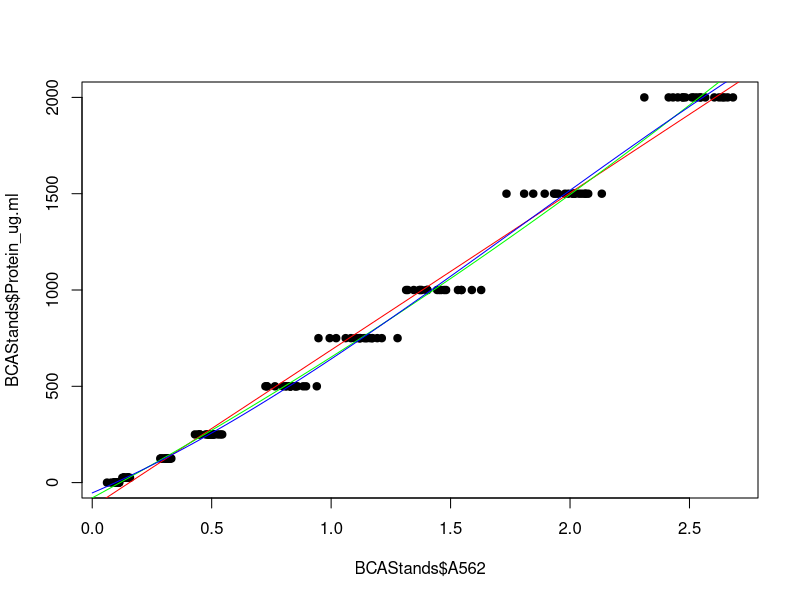

Here is the R script that generated this plot: (Note: this script raises an error after producing the figure.)
## ---- chunk 1
knitr::opts_chunk$set(echo = TRUE, warning = FALSE, message = FALSE)
## ---- chunk 2
##Install Packages if Needed
if (!require("ggplot2")) install.packages("ggplot2")
if (!require("plyr")) install.packages("plyr")

##Load Packages
library(ggplot2) #Required for ggplots
library(plyr) #Required for rename function
## ---- chunk 3
#Note: Run "Graphing Parameters" section from 01_ExperimentalSetup.Rmd file
## ---- chunk 4
####Load Data

Prot<-read.csv("Data/Protein.csv", header=TRUE)
Bio<-read.csv("Data/Biomass.csv", header=TRUE)
Sym<-read.csv("Data/Symbionts.csv", header=TRUE)
Chl<-read.csv("Data/Chlorophyll.csv", header=TRUE)
PAM<-read.csv("Data/PAMData.csv", header=TRUE)
PAM_Meta<-read.csv("Data/PAMMeta.csv", header=TRUE)
BCA.Stand<-read.csv("Data/BCAStandards.csv", header=TRUE)
Wax.Stand<-read.csv("Data/WaxStandards.csv", header=TRUE)
SampData<-read.csv("Data/Samples.csv", header=TRUE)


####Sample Meta Data
str(SampData)

##Set factor variables
SampData$TimeP<-factor(SampData$TimeP, levels=c("IN", "TP1", "TP2", "TP3", "TP4"))
SampData$Site<-factor(SampData$Site, levels=c("KL", "SS"))
SampData$Genotype<-factor(SampData$Genotype, levels=c("AC8", "AC10", "AC12"))
SampData$Orig<-factor(SampData$Orig, levels=c("N", "T"))
SampData$Origin<-factor(SampData$Origin, levels=c("Native", "Transplant"))

##Add a Sample Set Variable
SampData$Set<-paste(SampData$TimeP, SampData$Site, SampData$Genotype, SampData$Treat, SampData$Orig, sep=".")

##Add Site.Orig variable
SampData$Site.Orig<-paste(SampData$Site, SampData$Orig, sep=".")
SampData$Site.Orig<-factor(SampData$Site.Orig, levels=c("KL.N", "KL.T", "SS.N", "SS.T"))


## ---- chunk 5
####Create Standard Curve

##Calculate Surface Area of Cylinders from Standards
Wax.Stand$SA_cm2<-2*pi*(Wax.Stand$Dm_cm/2)*Wax.Stand$Ht_cm+2*pi*(Wax.Stand$Dm_cm/2)^2

##Calculate Difference in Wax Weight
Wax.Stand$Wax.D_g<- Wax.Stand$Wax.F_g-Wax.Stand$Wax.I_g

##Linear Model of SA as a Function of Wax Weight
wax.SA.lm  <- lm(SA_cm2~Wax.D_g, data=Wax.Stand)
summary(wax.SA.lm)
coef(wax.SA.lm)

SA.mod <- function(wax.weight) {
  coefs <- coef(wax.SA.lm)
  #y = mx + b
  SA <- ((coefs[2] * wax.weight) + coefs[1])
  return(SA)}

####Apply Standard Curve

##Calculate Difference in Wax Weight (g) in Sample Data
SampData$Wax.D_g<- SampData$Wax.F_g-SampData$Wax.I_g

##Calculate Surface Area (cm^2) by Applying Linear Model Function
SampData$SA_cm2<-SA.mod(SampData$Wax.D_g)

## ---- chunk 6
##Main Corals in the Nursery
Corals_Main<-subset(SampData, Treat=="M")

##Thermal Tolerance Assay
Corals_Therm<-subset(SampData, Treat=="C" | Treat=="H")
## ---- chunk 7
####Create Standard Curve

##Subset Standards Data
Prot.St<- subset(Prot, Input=="Standard")

##Merge Standard Meta Data with Absorbance data
#Merges by Random Number (RandN) column
BCAStands<-merge(BCA.Stand, Prot.St, all.x=TRUE)

##Plot Protein Concentration as a function of Absorbance 
plot(BCAStands$A562, BCAStands$Protein_ug.ml, pch=19)

##Fit Models of Protein Concentration as a function of Absorbance 

#First degree polynomial equation:
BCA.lm  <- lm(Protein_ug.ml~A562, data=BCAStands)
#Second degree polynomial equation:
BCA.ploy2 <- lm(Protein_ug.ml~poly(A562,2,raw=TRUE), data=BCAStands)
#Third degree polynomial equation:
BCA.ploy3 <- lm(Protein_ug.ml~poly(A562,3,raw=TRUE), data=BCAStands)

##Add Models to Plot
xx <- seq(0,3, length=50)

lines(xx, predict(BCA.lm, newdata=data.frame(A562=xx)), col="red")
lines(xx, predict(BCA.ploy2, newdata=data.frame(A562=xx)), col="green")
lines(xx, predict(BCA.ploy3, newdata=data.frame(A562=xx)), col="blue")

##Compare Models for Best Fit
anova(BCA.lm, BCA.ploy2)
#Poly2 is a significantly better fit than linear

anova(BCA.ploy2, BCA.ploy3)
#Poly3 is significantly better fit than Ploy2

##Create a function with the Poly3 model Equation
summary(BCA.ploy3)
coef(BCA.ploy3)

TP.mod <- function(absorbance) {
  coefs <- coef(BCA.ploy3)
  #y = d + cx + bx^2 + ax^3
  protein <- coefs[1] + (coefs[2] * absorbance) + (coefs[3] * absorbance^2) + (coefs[4] * absorbance^3)
  return(protein)}


####Apply Standard Curve

##Subset Sample Data (Unknown Sample)
Prot.Un<- subset(Prot, Input=="Un")

##Calculate Protein Concentration (ug/ml)
Prot.Un$TP_ug.ml<-TP.mod(Prot.Un$A562)

##Merge with Sample Meta Data to Calculate Protein per Surface Area
#Merges by Random Number (RandN) column
#Adds necessary Slurry Volume (Vol_ml) and Surface Area (SA_cm2) columns
#Retains Sample Meta Data only for samples with Protein data (Main samples only)
Prot.Un<-merge(Prot.Un, SampData, all.x=TRUE, all.y=FALSE)

##Calculate Total Protein (ug) 
Prot.Un$TP_ug<-Prot.Un$TP_ug.ml*Prot.Un$Vol_ml

##Calculate Protein per Surface Area (ug/cm^2)
Prot.Un$TP_ug.cm2<-Prot.Un$TP_ug/Prot.Un$SA_cm2

##Separate Coral and Symbiont Fractions
Prot.C<- subset(Prot.Un, Fraction=="C")
Prot.C<-rename(Prot.C, c("TP_ug.cm2_C" = "TP_ug.cm2"))

Prot.S<- subset(Prot.Un, Fraction=="S")
Prot.S<-rename(Prot.S, c("TP_ug.cm2_S" = "TP_ug.cm2"))
## ---- chunk 8
##Initial Visual Check
ggplot(Prot.C, aes(x=Set, y=TP_ug.cm2_C)) + 
  geom_boxplot(alpha=0.5, shape=2, outlier.shape = NA)+
  geom_jitter(shape=16, position=position_jitter(0.1))+
  theme(axis.text.x = element_text(angle = 90))

##Check for Outliers by Timepoint

#TP1
ggplot(subset(Prot.C, TimeP=="TP1"), aes(x=Set, y=TP_ug.cm2_C)) + 
  geom_boxplot(alpha=0.5, shape=2, outlier.shape = NA)+
  geom_jitter(shape=16, position=position_jitter(0.1))+
  ylim(50,1000)+
  theme(axis.text.x = element_text(angle = 90))

#TP2
ggplot(subset(Prot.C, TimeP=="TP2"), aes(x=Set, y=TP_ug.cm2_C)) + 
  geom_boxplot(alpha=0.5, shape=2, outlier.shape = NA)+
  geom_jitter(shape=16, position=position_jitter(0.1))+
  ylim(50,1000)+
  theme(axis.text.x = element_text(angle = 90))

Prot.C$RandN[which(Prot.C$TimeP=="TP2" & Prot.C$TP_ug.cm2_C<120)] # "125" "126" "127"

#Month TP3
ggplot(subset(Prot.C, TimeP=="TP3"), aes(x=Set, y=TP_ug.cm2_C)) + 
  geom_boxplot(alpha=0.5, shape=2, outlier.shape = NA)+
  geom_jitter(shape=16, position=position_jitter(0.1))+
  ylim(100,1000)+
  theme(axis.text.x = element_text(angle = 90))

Prot.C$RandN[which(Prot.C$TimeP=="TP3" & Prot.C$TP_ug.cm2_C>700)] #"186" "187" "188"

#Month TP4
ggplot(subset(Prot.C, TimeP=="TP4"), aes(x=Set, y=TP_ug.cm2_C)) + 
  geom_boxplot(alpha=0.5, shape=2, outlier.shape = NA)+
  geom_jitter(shape=16, position=position_jitter(0.1))+
  ylim(50,1100)+
  theme(axis.text.x = element_text(angle = 90))

Prot.C$RandN[which(Prot.C$TimeP=="TP4" & Prot.C$TP_ug.cm2_C>600)] #"211" "222" "222" "222"

##Remove Outlier Readings
Prot.C.o<-Prot.C[-c(which((Prot.C$TimeP=="TP2" & Prot.C$TP_ug.cm2_C<120) |
(Prot.C$TimeP=="TP3" & Prot.C$TP_ug.cm2_C>700) |
(Prot.C$TimeP=="TP4" & Prot.C$TP_ug.cm2_C>600))),]

##Visual Check
ggplot(Prot.C.o, aes(x=Set, y=TP_ug.cm2_C)) + 
  geom_boxplot(alpha=0.5, shape=2, outlier.shape = NA)+
  geom_jitter(shape=16, position=position_jitter(0.1))+
  ylim(100,600)+
  theme(axis.text.x = element_text(angle = 90))

## ---- chunk 9
##Initial Visual Check
ggplot(Prot.S, aes(x=Set, y=TP_ug.cm2_S)) + 
  geom_boxplot(alpha=0.5, shape=2, outlier.shape = NA)+
  geom_jitter(shape=16, position=position_jitter(0.1))+
  theme(axis.text.x = element_text(angle = 90))

##Check for Outliers by Timepoint
#TP1
ggplot(subset(Prot.S, TimeP=="TP1"), aes(x=Set, y=TP_ug.cm2_S)) + 
  geom_boxplot(alpha=0.5, shape=2, outlier.shape = NA)+
  geom_jitter(shape=16, position=position_jitter(0.1))+
  ylim(50, 1200)+
  theme(axis.text.x = element_text(angle = 90))

Prot.S$RandN[which(Prot.S$TimeP=="TP1" & Prot.S$TP_ug.cm2_S>750)] #"49" "52" "84"

#TP2
ggplot(subset(Prot.S, TimeP=="TP2"), aes(x=Set, y=TP_ug.cm2_S)) + 
  geom_boxplot(alpha=0.5, shape=2, outlier.shape = NA)+
  geom_jitter(shape=16, position=position_jitter(0.1))+
  ylim(50,1000)+
  theme(axis.text.x = element_text(angle = 90))

Prot.S$RandN[which(Prot.S$TimeP=="TP2" & Prot.S$TP_ug.cm2_S>500 & Prot.S$Site=="SS" & Prot.S$Genotype=="AC8")] #"129"

#TP3
ggplot(subset(Prot.S, TimeP=="TP3"), aes(x=Set, y=TP_ug.cm2_S)) + 
  geom_boxplot(alpha=0.5, shape=2, outlier.shape = NA)+
  geom_jitter(shape=16, position=position_jitter(0.1))+
  ylim(50,1000)+
  theme(axis.text.x = element_text(angle = 90))

#TP4
ggplot(subset(Prot.S, TimeP=="TP4"), aes(x=Set, y=TP_ug.cm2_S)) + 
  geom_boxplot(alpha=0.5, shape=2, outlier.shape = NA)+
  geom_jitter(shape=16, position=position_jitter(0.1))+
  ylim(50,1000)+
  theme(axis.text.x = element_text(angle = 90))

Prot.S$RandN[which(Prot.S$TimeP=="TP4" & Prot.S$TP_ug.cm2_S>750)] #"222" "222" "222"

##Remove Outlier Readings
Prot.S.o<-Prot.S[-c(which((Prot.S$TimeP=="TP1" & Prot.S$TP_ug.cm2_S>750) |
(Prot.S$TimeP=="TP2" & Prot.S$TP_ug.cm2_S>500 & Prot.S$Site=="SS" & Prot.S$Genotype=="AC8") |
(Prot.S$TimeP=="TP4" & Prot.S$TP_ug.cm2_S>750))),]

##Visual Check
ggplot(Prot.S.o, aes(x=Set, y=TP_ug.cm2_S)) + 
  geom_boxplot(alpha=0.5, shape=2, outlier.shape = NA)+
  geom_jitter(shape=16, position=position_jitter(0.1))+
  ylim(100,750)+
  theme(axis.text.x = element_text(angle = 90))

## ---- chunk 10
####Average Across Replicate Readings ("Rep" column: A, B, C)
names(Prot.C.o)
Prot.C.a<-aggregate(Prot.C.o$TP_ug.cm2_C, list(Prot.C.o$RandN, Prot.C.o$ID), mean)
names(Prot.C.a)<-c("RandN", "ID", "TP_ug.cm2_C")

names(Prot.S.o)
Prot.S.a<-aggregate(Prot.S.o$TP_ug.cm2_S, list(Prot.S.o$RandN, Prot.S.o$ID), mean)
names(Prot.S.a)<-c("RandN", "ID", "TP_ug.cm2_S")

#### Add Host and Symbiont for Holobiont 
Prot.Hol<-merge(Prot.C.a, Prot.S.a, all.x=TRUE)
Prot.Hol$TP_ug.cm2<-(Prot.Hol$TP_ug.cm2_C + Prot.Hol$TP_ug.cm2_S)

####Merge Averaged Holobiont Protein Data with Coral Main Data
#Merges by Random Number (RandN) and ID columns
#Retains all Main samples
#Retains RandN, ID, TimeP, Site, Genotype, Orig, Origin, Set, and SA_cm2 from Corals_Main
names(Corals_Main)
CoralData<-merge(Corals_Main[,c(1:5, 8:9, 13:14, 16)], Prot.Hol[,c(1:2, 5)], all.x=TRUE)

## ---- chunk 11
##Calculate Change in Weight after Burning (g)
Bio$DeltaBurn_g<-Bio$Dried_g-Bio$Burned_g

##Calculate Ash Free Dry Weight (AFDW) (g) per Volume Input of Tissue (ml) 
Bio$AFDW_g.ml<-Bio$DeltaBurn_g/Bio$InVol_ml

##Merge with Sample Meta Data to Calculate Biomass per Surface Area
#Merges by Random Number (RandN) column
#Adds necessary Slurry Volume (Vol_ml) and Surface Area (SA_cm2) columns
#Retains Sample Meta Data only for samples with Biomass data (Main samples only)
Bio<-merge(Bio, SampData, all.x=TRUE, all.y=FALSE)

##Calculate Total AFDW (g) 
Bio$AFDW_g<-Bio$AFDW_g.ml*Bio$Vol_ml

##Calculate AFDW per Surface Area (mg/cm^2)
Bio$AFDW_g.cm2<-Bio$AFDW_g/Bio$SA_cm2
Bio$AFDW_mg.cm2 <- Bio$AFDW_g.cm2 * 1000

##Separate Coral and Symbiont Fractions
Bio.C<-subset(Bio, Fraction=="C")
Bio.C<-rename(Bio.C, c("AFDW_mg.cm2_C" = "AFDW_mg.cm2"))

Bio.S<-subset(Bio, Fraction=="Z")
Bio.S<-rename(Bio.S, c("AFDW_mg.cm2_S" = "AFDW_mg.cm2"))

## ---- chunk 12
##Initial Visual Check
ggplot(Bio.C, aes(x=Set, y=AFDW_mg.cm2_C)) + 
  geom_boxplot(alpha=0.5, shape=2, outlier.shape = NA)+
  geom_jitter(shape=16, position=position_jitter(0.1))+
  theme(axis.text.x = element_text(angle = 90))

##Check for Outliers by Timepoint

#TP1
ggplot(subset(Bio.C, TimeP=="TP1"), aes(x=Set, y=AFDW_mg.cm2_C)) + 
  geom_boxplot(alpha=0.5, shape=2, outlier.shape = NA)+
  geom_jitter(shape=16, position=position_jitter(0.1))+
  ylim(0,2.5)+
  theme(axis.text.x = element_text(angle = 90))

#TP2
ggplot(subset(Bio.C, TimeP=="TP2"), aes(x=Set, y=AFDW_mg.cm2_C)) + 
  geom_boxplot(alpha=0.5, shape=2, outlier.shape = NA)+
  geom_jitter(shape=16, position=position_jitter(0.1))+
  ylim(0,2.5)+
  theme(axis.text.x = element_text(angle = 90))

#TP3
ggplot(subset(Bio.C, TimeP=="TP3"), aes(x=Set, y=AFDW_mg.cm2_C)) + 
  geom_boxplot(alpha=0.5, shape=2, outlier.shape = NA)+
  geom_jitter(shape=16, position=position_jitter(0.1))+
  ylim(0,2.5)+
  theme(axis.text.x = element_text(angle = 90))

#TP4
ggplot(subset(Bio.C, TimeP=="TP4"), aes(x=Set, y=AFDW_mg.cm2_C)) + 
  geom_boxplot(alpha=0.5, shape=2, outlier.shape = NA)+
  geom_jitter(shape=16, position=position_jitter(0.1))+
  ylim(0,3.5)+
  theme(axis.text.x = element_text(angle = 90))

Bio.C$RandN[which(Bio.C$TimeP=="TP4" & Bio.C$AFDW_mg.cm2_C>3)] #222 #Also outlier for Protein

##Remove Outliers 
Bio.C.o<-Bio.C[-c(which(Bio.C$TimeP=="TP4" & Bio.C$AFDW_mg.cm2_C>3)),]

##Visual Check
ggplot(Bio.C.o, aes(x=Set, y=AFDW_mg.cm2_C)) + 
  geom_boxplot(alpha=0.5, shape=2, outlier.shape = NA)+
  geom_jitter(shape=16, position=position_jitter(0.1))+
  ylim(0,2.5)+
  theme(axis.text.x = element_text(angle = 90))

## ---- chunk 13
##Initial Visual Check
ggplot(Bio.S, aes(x=Set, y=AFDW_mg.cm2_S)) + 
  geom_boxplot(alpha=0.5, shape=2, outlier.shape = NA)+
  geom_jitter(shape=16, position=position_jitter(0.1))+
  theme(axis.text.x = element_text(angle = 90))

##Check for Outliers by Timepoint

#TP1
ggplot(subset(Bio.S, TimeP=="TP1"), aes(x=Set, y=AFDW_mg.cm2_S)) + 
  geom_boxplot(alpha=0.5, shape=2, outlier.shape = NA)+
  geom_jitter(shape=16, position=position_jitter(0.1))+
  ylim(0,1.5)+
  theme(axis.text.x = element_text(angle = 90))

#TP2
ggplot(subset(Bio.S, TimeP=="TP2"), aes(x=Set, y=AFDW_mg.cm2_S)) + 
  geom_boxplot(alpha=0.5, shape=2, outlier.shape = NA)+
  geom_jitter(shape=16, position=position_jitter(0.1))+
  ylim(0,1.5)+
  theme(axis.text.x = element_text(angle = 90))

#TP3
ggplot(subset(Bio.S, TimeP=="TP3"), aes(x=Set, y=AFDW_mg.cm2_S)) + 
  geom_boxplot(alpha=0.5, shape=2, outlier.shape = NA)+
  geom_jitter(shape=16, position=position_jitter(0.1))+
  ylim(0,1.5)+
  theme(axis.text.x = element_text(angle = 90))

#TP4
ggplot(subset(Bio.S, TimeP=="TP4"), aes(x=Set, y=AFDW_mg.cm2_S)) + 
  geom_boxplot(alpha=0.5, shape=2, outlier.shape = NA)+
  geom_jitter(shape=16, position=position_jitter(0.1))+
  ylim(0,2)+
  theme(axis.text.x = element_text(angle = 90))

Bio.S$RandN[which(Bio.S$TimeP=="TP4" & Bio.S$AFDW_mg.cm2_S>1.5)] #222 #Also outlier for Protein and Biomass of Host


##Remove Outliers 
Bio.S.o<-Bio.S[-c(which(Bio.S$TimeP=="TP4" & Bio.S$AFDW_mg.cm2_S>1.5)),]

##Visual Check
ggplot(Bio.S.o, aes(x=Set, y=AFDW_mg.cm2_S)) + 
  geom_boxplot(alpha=0.5, shape=2, outlier.shape = NA)+
  geom_jitter(shape=16, position=position_jitter(0.1))+
  ylim(0,1.5)+
  theme(axis.text.x = element_text(angle = 90))

## ---- chunk 14
#### Add Host and Symbiont for Holobiont 
Bio.Hol<-merge(Bio.C.o[,c("ID", "RandN",  "AFDW_mg.cm2_C")], Bio.S.o[,c("ID", "AFDW_mg.cm2_S")], all.x=TRUE)
Bio.Hol$AFDW_mg.cm2<-(Bio.Hol$AFDW_mg.cm2_C + Bio.Hol$AFDW_mg.cm2_S)

####Merge Averaged Holobiont Biomass Data with Coral Main Data
#Merges by ID column and adds AFDW (mg/cm^2) (AFDW_mg.cm2) column from Biomass dataframe
#Retains all Main samples
CoralData<-merge(CoralData, Bio.Hol[,c(1:2, 5)], all.x=TRUE)

## ---- chunk 15
##Subtract Background A750 from A630 and A663
Chl$A630.c<-Chl$A630-Chl$A750
Chl$A663.c<-Chl$A663-Chl$A750

##Divide by Pathlength (0.5cm pathlength for 175ul sample in UVStar Plate) 
Chl$A630.c<-c(Chl$A630.c/0.5)
Chl$A663.c<-c(Chl$A663.c/0.5)

##Calculate Chl-a and Chl-c2 in ug/ml
Chl$Chl.a_ug.ml<-11.43*Chl$A663.c- 0.64*Chl$A630.c
Chl$Chl.c2_ug.ml <- 27.09*Chl$A630.c - 3.63*Chl$A663.c

##Merge with Sample Data to Calculate Chlorophyll per Surface Area
#Merges by Random Number (RandN) column
#Adds necessary Slurry Volume (Vol_ml) and Surface Area (SA_cm2) columns
Chl<-merge(Chl, SampData,  all=TRUE)

##Calculate Total Chlorophyll-a and c2 (ug) 
Chl$Chl.a_ug<-Chl$Chl.a_ug.ml*Chl$Vol_ml
Chl$Chl.c2_ug<-Chl$Chl.c2_ug.ml*Chl$Vol_ml

##Calculate Chlorophyll-a and c2 per Surface Area (ug/cm^2)
Chl$Chl.a_ug.cm2<-Chl$Chl.a_ug/Chl$SA_cm2
Chl$Chl.c2_ug.cm2<-Chl$Chl.c2_ug/Chl$SA_cm2

##Initial Visual Check
ggplot(Chl, aes(x=Set, y=Chl.a_ug.cm2)) + 
  geom_boxplot(alpha=0.5, shape=2, outlier.shape = NA)+
  geom_jitter(shape=16, position=position_jitter(0.1))+
  theme(axis.text.x = element_text(angle = 90))

ggplot(Chl, aes(x=Set, y=Chl.c2_ug.cm2)) + 
  geom_boxplot(alpha=0.5, shape=2, outlier.shape = NA)+
  geom_jitter(shape=16, position=position_jitter(0.1))+
  theme(axis.text.x = element_text(angle = 90))

##Set Negative Values to Zero
Chl$Chl.a_ug.cm2[(which(Chl$Chl.a_ug.cm2<0))]<-0
Chl$Chl.c2_ug.cm2[(which(Chl$Chl.c2_ug.cm2<0))]<-0

##Add Chlorophyll-a and c2 for Total Chlorophyll per Surface Area (ug/cm^2)
Chl$Chl_ug.cm2<-Chl$Chl.a_ug.cm2+Chl$Chl.c2_ug.cm2

##Visual Check
ggplot(Chl, aes(x=Set, y=Chl_ug.cm2)) + 
  geom_boxplot(alpha=0.5, shape=2, outlier.shape = NA)+
  geom_jitter(shape=16, position=position_jitter(0.1))+
  theme(axis.text.x = element_text(angle = 90))

## ---- chunk 16
##Subset Main Corals
Chl.M<-subset(Chl, Treat=="M")

#TP1
ggplot(subset(Chl.M, TimeP=="TP1"), aes(x=Set, y=Chl_ug.cm2)) + 
  geom_boxplot(alpha=0.5, shape=2, outlier.shape = NA)+
  geom_jitter(shape=16, position=position_jitter(0.1))+
  ylim(0,2.5)+
  theme(axis.text.x = element_text(angle = 90))


#TP2
ggplot(subset(Chl.M, TimeP=="TP2"), aes(x=Set, y=Chl_ug.cm2)) + 
  geom_boxplot(alpha=0.5, shape=2, outlier.shape = NA)+
  geom_jitter(shape=16, position=position_jitter(0.1))+
  ylim(0,4.5)+
  theme(axis.text.x = element_text(angle = 90))

#TP3
ggplot(subset(Chl.M, TimeP=="TP3"), aes(x=Set, y=Chl_ug.cm2)) + 
  geom_boxplot(alpha=0.5, shape=2, outlier.shape = NA)+
  geom_jitter(shape=16, position=position_jitter(0.1))+
  ylim(0,4.5)+
  theme(axis.text.x = element_text(angle = 90))

#TP4
ggplot(subset(Chl.M, TimeP=="TP4"), aes(x=Set, y=Chl_ug.cm2)) + 
  geom_boxplot(alpha=0.5, shape=2, outlier.shape = NA)+
  geom_jitter(shape=16, position=position_jitter(0.1))+
  ylim(0,7.5)+
  theme(axis.text.x = element_text(angle = 90))

Chl.M$RandN[which(Chl.M$TimeP=="TP4" & Chl.M$Chl_ug.cm2>6)] #"222" "222" "222" #Also outlier for Protein and Biomass

##Remove Outliers 
Chl.M.o<-Chl.M[-c(which(Chl.M$TimeP=="TP4" & Chl.M$Chl_ug.cm2>6)),]

## ---- chunk 17
##Subset Control Treatment in Thermal Tolerance Assay 
Chl.C<-subset(Chl, Treat=="C")

#IN
ggplot(subset(Chl.C, TimeP=="IN"), aes(x=Set, y=Chl_ug.cm2)) + 
  geom_boxplot(alpha=0.5, shape=2, outlier.shape = NA)+
  geom_jitter(shape=16, position=position_jitter(0.1))+
  ylim(0,2.5)+
  theme(axis.text.x = element_text(angle = 90))

Chl.C$RandN[which(Chl.C$TimeP=="IN" & Chl.C$Chl_ug.cm2<0.25)] #"W2_45"

#TP1
ggplot(subset(Chl.C, TimeP=="TP1"), aes(x=Set, y=Chl_ug.cm2)) + 
  geom_boxplot(alpha=0.5, shape=2, outlier.shape = NA)+
  geom_jitter(shape=16, position=position_jitter(0.1))+
  ylim(0,2.5)+
  theme(axis.text.x = element_text(angle = 90))

#TP2
ggplot(subset(Chl.C, TimeP=="TP2"), aes(x=Set, y=Chl_ug.cm2)) + 
  geom_boxplot(alpha=0.5, shape=2, outlier.shape = NA)+
  geom_jitter(shape=16, position=position_jitter(0.1))+
  ylim(0,2.5)+
  theme(axis.text.x = element_text(angle = 90))

#TP3
ggplot(subset(Chl.C, TimeP=="TP3"), aes(x=Set, y=Chl_ug.cm2)) + 
  geom_boxplot(alpha=0.5, shape=2, outlier.shape = NA)+
  geom_jitter(shape=16, position=position_jitter(0.1))+
  ylim(0,3.5)+
  theme(axis.text.x = element_text(angle = 90))

Chl.C$RandN[which(Chl.C$TimeP=="TP3" & Chl.C$Chl_ug.cm2>2.5)] #"M8_33" "M8_33" "M8_33" 

#TP4
ggplot(subset(Chl.C, TimeP=="TP4"), aes(x=Set, y=Chl_ug.cm2)) + 
  geom_boxplot(alpha=0.5, shape=2, outlier.shape = NA)+
  geom_jitter(shape=16, position=position_jitter(0.1))+
  ylim(0,4)+
  theme(axis.text.x = element_text(angle = 90))

##Remove Outliers 
Chl.C.o<-Chl.C[-c(which((Chl.C$TimeP=="IN" & Chl.C$Chl_ug.cm2<0.25)| 
                          (Chl.C$TimeP=="TP3" & Chl.C$Chl_ug.cm2>2.5))),]

## ---- chunk 18
##Subset Heated Treatment in Thermal Tolerance Assay
Chl.H<-subset(Chl, Treat=="H")

#IN
ggplot(subset(Chl.H, TimeP=="IN"), aes(x=Set, y=Chl_ug.cm2)) + 
  geom_boxplot(alpha=0.5, shape=2, outlier.shape = NA)+
  geom_jitter(shape=16, position=position_jitter(0.1))+
  ylim(0,1)+
  theme(axis.text.x = element_text(angle = 90))

Chl.H$RandN[which(Chl.H$TimeP=="IN" & Chl.H$Chl_ug.cm2>0.75)] #"W2_88" "W2_88" "W2_88"

#TP1
ggplot(subset(Chl.H, TimeP=="TP1"), aes(x=Set, y=Chl_ug.cm2)) + 
  geom_boxplot(alpha=0.5, shape=2, outlier.shape = NA)+
  geom_jitter(shape=16, position=position_jitter(0.1))+
  ylim(0,1)+
  theme(axis.text.x = element_text(angle = 90))

#TP2
ggplot(subset(Chl.H, TimeP=="TP2"), aes(x=Set, y=Chl_ug.cm2)) + 
  geom_boxplot(alpha=0.5, shape=2, outlier.shape = NA)+
  geom_jitter(shape=16, position=position_jitter(0.1))+
  ylim(0,1)+
  theme(axis.text.x = element_text(angle = 90))

#TP3
ggplot(subset(Chl.H, TimeP=="TP3"), aes(x=Set, y=Chl_ug.cm2)) + 
  geom_boxplot(alpha=0.5, shape=2, outlier.shape = NA)+
  geom_jitter(shape=16, position=position_jitter(0.1))+
  ylim(0,2)+
  theme(axis.text.x = element_text(angle = 90))

Chl.H$RandN[which(Chl.H$TimeP=="TP3" & Chl.H$Chl_ug.cm2>1.5 & Chl.H$Genotype=="AC10")] #"M8_11" "M8_11"

#TP4
ggplot(subset(Chl.H, TimeP=="TP4"), aes(x=Set, y=Chl_ug.cm2)) + 
  geom_boxplot(alpha=0.5, shape=2, outlier.shape = NA)+
  geom_jitter(shape=16, position=position_jitter(0.1))+
  ylim(0,1)+
  theme(axis.text.x = element_text(angle = 90))

Chl.H$RandN[which(Chl.H$TimeP=="TP4" & Chl.H$Chl_ug.cm2>0.5)] #"M12_63" "M12_63" "M12_63"

##Remove Outliers
Chl.H.o<-Chl.H[-c(which((Chl.H$TimeP=="IN" & Chl.H$Chl_ug.cm2>0.75) |
(Chl.H$TimeP=="TP3" & Chl.H$Chl_ug.cm2>1.5 & Chl.H$Genotype=="AC10") | 
(Chl.H$TimeP=="TP4" & Chl.H$Chl_ug.cm2>0.50))),]

## ---- chunk 19
##Recombine Cleaned Chlorophyll dataframes
Chl.o<-rbind(Chl.M.o, Chl.C.o, Chl.H.o)

ggplot(Chl.o, aes(x=Set, y=Chl_ug.cm2)) + 
  geom_boxplot(alpha=0.5, shape=2, outlier.shape = NA)+
  geom_jitter(shape=16, position=position_jitter(0.1))+
  theme(axis.text.x = element_text(angle = 90))


##Average Across Replicate Readings ("Rep" column: A, B, C)
names(Chl.o)
Chl.a<-aggregate(Chl.o$Chl_ug.cm2, list(Chl.o$RandN, Chl.o$ID), mean)
names(Chl.a)<-c("RandN", "ID", "Chl_ug.cm2")

##Add Total Chlorophyll to Main Coral Data and Thermal Tolerance Data

##Merge Averaged Chlorophyll Data with Coral Main Data
#Merges by Random Number (RandN) and ID columns
#Retains all Main samples
names(Chl.a)
CoralData<-merge(CoralData, Chl.a, all.x=TRUE, all.y=FALSE)

##Merge Averaged Chlorophyll Data with Thermal Tolerance Data
#Merges by Random Number (RandN) and ID columns
#Retains all Thermal Tolerance Assay samples
#Retains RandN, ID, TimeP, Site, Genotype, Treat, Treatment, Orig, Origin, Set, and SA_cm2 from Corals_Therm
names(Corals_Therm)
ThermData<-merge(Corals_Therm[,c(1:9, 13:14, 16)], Chl.a, all.x=TRUE, all.y=FALSE)

## ---- chunk 20
####Calculate Dilution Factors

#Scales for 1:10 Dilution Sent for Flow Cytometry
Sym$Send_df<-Sym$SendInputVol_ul/Sym$SendTotalVol_ul

##Scales for Resuspending Symbiont Pellet based on Volume of 0.01% SDS Used
Sym$Resp_df<-Sym$InputVol_ul/Sym$RespVol_ul

####Calculate Symbiont Density

##Scale Flow Cy Count/ul to account for Dilution Factor applied at Flow Cy Center
Sym$Count_ul_scaled_FC_df<-Sym$Count_ul/Sym$FC_df

##Scale Flow Cy Count/ul to account for Sent Dilution Factor
Sym$Count_ul_scaled_send_df<-Sym$Count_ul_scaled_FC_df/Sym$Send_df

##Scale Flow Cy Count/ul to account for Resuspension Dilution Factor
Sym$Count_ul_scaled_resp_df<-Sym$Count_ul_scaled_send_df/Sym$Resp_df

##Merge with Sample Data to Calculate Symbionts per Surface Area
#Merges by Random Number (RandN) column
#Adds necessary Slurry Volume (Vol_ml) and Surface Area (SA_cm2) columns
#Retains Sample Meta Data only for samples with Symbiont data (Thermal Assay samples only)
Sym<-merge(Sym, SampData, all.x=TRUE, all.y=FALSE)

##Calculate Total Symbiont Count (scaling to Slurry Total Volume in ul)
Sym$Count_total<-Sym$Count_ul_scaled_resp_df*(Sym$Vol_ml*1000)

##Calculate Symbionts per Surface Area
Sym$Sym_cm2<-Sym$Count_total/Sym$SA_cm2

##Scale to Symb * 10^6 / cm^2
Sym$Sym10.6_cm2<-Sym$Sym_cm2/10^6

##Initial Visual Check
ggplot(Sym, aes(x=Set, y=Sym10.6_cm2)) + 
  geom_boxplot(alpha=0.5, shape=2, outlier.shape = NA)+
  geom_jitter(shape=16, position=position_jitter(0.1))+
  theme(axis.text.x = element_text(angle = 90))

## ---- chunk 21
##Subset Control Treatment in Thermal Tolerance Assay
Sym.C<-subset(Sym, Treat=="C")
Sym.C<-Sym.C[-c(which(is.na(Sym.C$Sym10.6_cm2))),]

#IN
ggplot(subset(Sym.C, TimeP=="IN"), aes(x=Set, y=Sym10.6_cm2)) + 
  geom_boxplot(alpha=0.5, shape=2, outlier.shape = NA)+
  geom_jitter(shape=16, position=position_jitter(0.1))+
  ylim(0,2)+
  theme(axis.text.x = element_text(angle = 90))

#TP1
ggplot(subset(Sym.C, TimeP=="TP1"), aes(x=Set, y=Sym10.6_cm2)) + 
  geom_boxplot(alpha=0.5, shape=2, outlier.shape = NA)+
  geom_jitter(shape=16, position=position_jitter(0.1))+
  ylim(0,2)+
  theme(axis.text.x = element_text(angle = 90))

#TP2
ggplot(subset(Sym.C, TimeP=="TP2"), aes(x=Set, y=Sym10.6_cm2)) + 
  geom_boxplot(alpha=0.5, shape=2, outlier.shape = NA)+
  geom_jitter(shape=16, position=position_jitter(0.1))+
  ylim(0,2)+
  theme(axis.text.x = element_text(angle = 90))

#TP3
ggplot(subset(Sym.C, TimeP=="TP3"), aes(x=Set, y=Sym10.6_cm2)) + 
  geom_boxplot(alpha=0.5, shape=2, outlier.shape = NA)+
  geom_jitter(shape=16, position=position_jitter(0.1))+
  ylim(0,2)+
  theme(axis.text.x = element_text(angle = 90))

#TP4
ggplot(subset(Sym.C, TimeP=="TP4"), aes(x=Set, y=Sym10.6_cm2)) + 
  geom_boxplot(alpha=0.5, shape=2, outlier.shape = NA)+
  geom_jitter(shape=16, position=position_jitter(0.1))+
  ylim(0,2)+
  theme(axis.text.x = element_text(angle = 90))

## ---- chunk 22
##Subset Heated Treatment in Thermal Tolerance Assay
Sym.H<-subset(Sym, Treat=="H")

#IN
ggplot(subset(Sym.H, TimeP=="IN"), aes(x=Set, y=Sym10.6_cm2)) + 
  geom_boxplot(alpha=0.5, shape=2, outlier.shape = NA)+
  geom_jitter(shape=16, position=position_jitter(0.1))+
  ylim(0,1)+
  theme(axis.text.x = element_text(angle = 90))

#TP1
ggplot(subset(Sym.H, TimeP=="TP1"), aes(x=Set, y=Sym10.6_cm2)) + 
  geom_boxplot(alpha=0.5, shape=2, outlier.shape = NA)+
  geom_jitter(shape=16, position=position_jitter(0.1))+
  ylim(0,1)+
  theme(axis.text.x = element_text(angle = 90))

Sym.H$RandN[which(Sym.H$TimeP=="TP1" & Sym.H$Sym10.6_cm2>0.75)] #"M1_73" "M1_73"

#TP2
ggplot(subset(Sym.H, TimeP=="TP2"), aes(x=Set, y=Sym10.6_cm2)) + 
  geom_boxplot(alpha=0.5, shape=2, outlier.shape = NA)+
  geom_jitter(shape=16, position=position_jitter(0.1))+
  ylim(0,1.5)+
  theme(axis.text.x = element_text(angle = 90))

Sym.H$RandN[which(Sym.H$TimeP=="TP2" & Sym.H$Sym10.6_cm2>0.75)] #"M4_61" "M4_85"

#TP3
ggplot(subset(Sym.H, TimeP=="TP3"), aes(x=Set, y=Sym10.6_cm2)) + 
  geom_boxplot(alpha=0.5, shape=2, outlier.shape = NA)+
  geom_jitter(shape=16, position=position_jitter(0.1))+
  ylim(0,2.1)+
  theme(axis.text.x = element_text(angle = 90))

Sym.H$RandN[which(Sym.H$TimeP=="TP3" & Sym.H$Sym10.6_cm2>1.8)] #"M8_42"

#TP4
ggplot(subset(Sym.H, TimeP=="TP4"), aes(x=Set, y=Sym10.6_cm2)) + 
  geom_boxplot(alpha=0.5, shape=2, outlier.shape = NA)+
  geom_jitter(shape=16, position=position_jitter(0.1))+
  ylim(0,1)+
  theme(axis.text.x = element_text(angle = 90))

##Remove Outliers
Sym.H.o<-Sym.H[-c(which((Sym.H$TimeP=="TP1" & Sym.H$Sym10.6_cm2>0.75) | 
                          (Sym.H$TimeP=="TP2" & Sym.H$Sym10.6_cm2>0.75) |
                          (Sym.H$TimeP=="TP3" & Sym.H$Sym10.6_cm2>1.8))),]

## ---- chunk 23
##Recombine Cleaned Symbionts dataframes
Sym.o<-rbind(Sym.C, Sym.H.o)

##Visual Check
ggplot(Sym.o, aes(x=Set, y=Sym10.6_cm2)) + 
  geom_boxplot(alpha=0.5, shape=2, outlier.shape = NA)+
  geom_jitter(shape=16, position=position_jitter(0.1))+
  theme(axis.text.x = element_text(angle = 90))

##Average Across Replicate Readings ("Rep" column: A, B, C)
names(Sym.o)
Sym.a<-aggregate(Sym.o$Sym10.6_cm2, list(Sym.o$RandN, Sym.o$ID), mean)
names(Sym.a)<-c("RandN", "ID", "Sym10.6_cm2")

##Add Symbiont Density to Thermal Tolerance Data

##Merge Averaged Symbiont Data with Thermal Tolerance Data
#Merges by Random Number (RandN) and ID columns
#Retains all Thermal Tolerance Assay samples
names(ThermData)
ThermData<-merge(ThermData, Sym.a, all.x=TRUE, all.y=FALSE)

## ---- chunk 24
##Merge PAM Meta Data with PAM Data
#Merges by Memory Number (Memory) column
#Retains PAM Data only for relevant measurements with Meta Data 
PAM<-merge(PAM_Meta, PAM, all.x=TRUE, all.y=FALSE)

PAM<-PAM[-c(which(is.na(PAM$Fv_Fm))),]

##Merge PAM Data with Sample Data
#Merges by ID column
#Retains Sample Meta Data only for samples with Fv/Fm data (Thermal Assay samples only)
PAM<-merge(PAM, SampData, all.x=TRUE, all.y=FALSE)

##Initial Visual Check
ggplot(PAM, aes(x=Set, y=Fv_Fm)) + 
  geom_boxplot(alpha=0.5, shape=2, outlier.shape = NA)+
  geom_jitter(shape=16, position=position_jitter(0.1))+
  theme(axis.text.x = element_text(angle = 90))

## ---- chunk 25
##Subset Control Treatment in Thermal Tolerance Assay
PAM.C<-subset(PAM, Treat=="C")

#IN
ggplot(subset(PAM.C, TimeP=="IN"), aes(x=Set, y=Fv_Fm)) + 
  geom_boxplot(alpha=0.5, shape=2, outlier.shape = NA)+
  geom_jitter(shape=16, position=position_jitter(0.1))+
  ylim(0.45,0.75)+
  theme(axis.text.x = element_text(angle = 90))

PAM.C$RandN[which(PAM.C$TimeP=="IN" & PAM.C$Fv_Fm<0.5)] # "W2_93" 

#TP1
ggplot(subset(PAM.C, TimeP=="TP1"), aes(x=Set, y=Fv_Fm)) + 
  geom_boxplot(alpha=0.5, shape=2, outlier.shape = NA)+
  geom_jitter(shape=16, position=position_jitter(0.1))+
  ylim(0.45,0.75)+
  theme(axis.text.x = element_text(angle = 90))

#TP2
ggplot(subset(PAM.C, TimeP=="TP2"), aes(x=Set, y=Fv_Fm)) + 
  geom_boxplot(alpha=0.5, shape=2, outlier.shape = NA)+
  geom_jitter(shape=16, position=position_jitter(0.1))+
  ylim(0.45,0.75)+
  theme(axis.text.x = element_text(angle = 90))

PAM.C$RandN[which(PAM.C$TimeP=="TP2" & PAM.C$Fv_Fm<0.53)] # "M4_91"

#TP3
ggplot(subset(PAM.C, TimeP=="TP3"), aes(x=Set, y=Fv_Fm)) + 
  geom_boxplot(alpha=0.5, shape=2, outlier.shape = NA)+
  geom_jitter(shape=16, position=position_jitter(0.1))+
  ylim(0.45,0.75)+
  theme(axis.text.x = element_text(angle = 90))

#TP4
ggplot(subset(PAM.C, TimeP=="TP4"), aes(x=Set, y=Fv_Fm)) + 
  geom_boxplot(alpha=0.5, shape=2, outlier.shape = NA)+
  geom_jitter(shape=16, position=position_jitter(0.1))+
  ylim(0.45,0.75)+
  theme(axis.text.x = element_text(angle = 90))

##Remove Outliers
PAM.C.o<-PAM.C[-c(which((PAM.C$TimeP=="IN" & PAM.C$Fv_Fm<0.5) | (PAM.C$TimeP=="TP2" & PAM.C$Fv_Fm<0.53))),]

## ---- chunk 26
##Subset Heated Treatment in Thermal Tolerance Assay
PAM.H<-subset(PAM, Treat=="H")

#IN
ggplot(subset(PAM.H, TimeP=="IN"), aes(x=Set, y=Fv_Fm)) + 
  geom_boxplot(alpha=0.5, shape=2, outlier.shape = NA)+
  geom_jitter(shape=16, position=position_jitter(0.1))+
  ylim(0.25,0.7)+
  theme(axis.text.x = element_text(angle = 90))

PAM.H$RandN[which(PAM.H$TimeP=="IN" & PAM.H$Fv_Fm<0.5 &  PAM.H$Site=="SS")] # "W2_94" "W2_94"


#TP1
ggplot(subset(PAM.H, TimeP=="TP1"), aes(x=Set, y=Fv_Fm)) + 
  geom_boxplot(alpha=0.5, shape=2, outlier.shape = NA)+
  geom_jitter(shape=16, position=position_jitter(0.1))+
  ylim(0.25,0.7)+
  theme(axis.text.x = element_text(angle = 90))

PAM.H$RandN[which(PAM.H$TimeP=="TP1" & PAM.H$Fv_Fm<0.35)] # "M1_86"

#TP2
ggplot(subset(PAM.H, TimeP=="TP2"), aes(x=Set, y=Fv_Fm)) + 
  geom_boxplot(alpha=0.5, shape=2, outlier.shape = NA)+
  geom_jitter(shape=16, position=position_jitter(0.1))+
  ylim(0.25,0.7)+
  theme(axis.text.x = element_text(angle = 90))

PAM.H$RandN[which(PAM.H$TimeP=="TP2" & PAM.H$Fv_Fm<0.35 &  PAM.H$Site=="SS")] # "M4_84"

#TP3
ggplot(subset(PAM.H, TimeP=="TP3"), aes(x=Set, y=Fv_Fm)) + 
  geom_boxplot(alpha=0.5, shape=2, outlier.shape = NA)+
  geom_jitter(shape=16, position=position_jitter(0.1))+
  ylim(0.25,0.7)+
  theme(axis.text.x = element_text(angle = 90))

PAM.H$RandN[which(PAM.H$TimeP=="TP3" & PAM.H$Fv_Fm<0.45)] # "M8_83"

#TP4
ggplot(subset(PAM.H, TimeP=="TP4"), aes(x=Set, y=Fv_Fm)) + 
  geom_boxplot(alpha=0.5, shape=2, outlier.shape = NA)+
  geom_jitter(shape=16, position=position_jitter(0.1))+
  ylim(0.2,0.7)+
  theme(axis.text.x = element_text(angle = 90))


##Remove Outliers 
PAM.H.o<-PAM.H[-c(which((PAM.H$TimeP=="IN" & PAM.H$Fv_Fm<0.5 &  PAM.H$Site=="SS") | 
                          (PAM.H$TimeP=="TP1" & PAM.H$Fv_Fm<0.35)|
              (PAM.H$TimeP=="TP2" & PAM.H$Fv_Fm<0.35 &  PAM.H$Site=="SS") |
                (PAM.H$TimeP=="TP3" & PAM.H$Fv_Fm<0.45))),]

## ---- chunk 27
##Recombine Cleaned PAM dataframes
PAM.o<-rbind(PAM.C.o, PAM.H.o)

ggplot(PAM.o, aes(x=Set, y=Fv_Fm)) + 
  geom_boxplot(alpha=0.5, shape=2, outlier.shape = NA)+
  geom_jitter(shape=16, position=position_jitter(0.1))+
  theme(axis.text.x = element_text(angle = 90))


##Average Across Replicate Readings ("Rep" column: A, B, C)
names(PAM.o)
PAM.a<-aggregate(PAM.o$Fv_Fm, list(PAM.o$ID), mean)
names(PAM.a)<-c("ID", "Fv_Fm")

##Add Fv/Fm to Thermal Tolerance Data

##Merge Averaged Fv/Fm Data with Thermal Tolerance Data
#Merges by ID column
#Retains all Thermal Tolerance Assay samples
names(ThermData)
ThermData<-merge(ThermData, PAM.a, all.x=TRUE, all.y=FALSE)

## ---- chunk 28
##Main Coral Data
write.csv(CoralData, "Outputs/CoralData.csv", row.names=FALSE)

##Thermal Tolerance Assay
write.csv(ThermData, "Outputs/ThermData.csv", row.names=FALSE)

